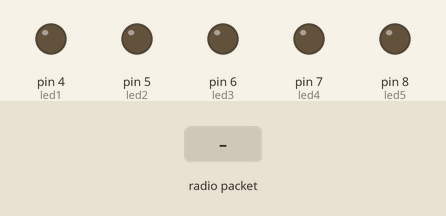
This sketch was run on a simulated Arduino Uno, built with avr-gcc and run on an emulated ATmega328P. Shown: output pins drawn as LEDs (lit = HIGH). Inputs (shaded band) come from the test bench. No radio packets arrive unless stated; what the sketch prints to the serial monitor is not drawn.

Above: at 1.2 s.
1.3 s: radio packet "1" arrives
At 2.0 s:
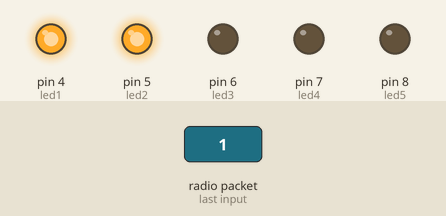
Timing chart, 0 to 4.3 s (numbered marks = the images above; inputs shaded):
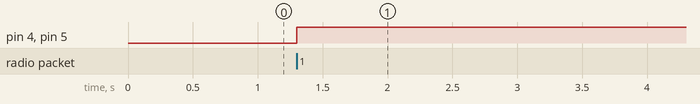

Measured:
- after the input at 1.3 s, pin 4 (led1), pin 5 (led2): LOW → HIGH at once

The sketch:

MainBS.ino
```cpp
#include <SPI.h>              // include libraries
#include <LoRa.h>

const int csPin = 10;          // LoRa radio chip select
const int resetPin = 9;       // LoRa radio reset
const int irqPin = 2;         // change for your board; must be a hardware interrupt pin
const int led1 = 4;
const int led2 = 5;
const int led3 = 6;
const int led4 = 7;
const int led5 = 8;
int node = 0;
bool recFlag = false;
String outgoing;              // outgoing message
String data;
byte msgCount = 0;            // count of outgoing messages
byte localAddress = 0xBB;     // address of this device
byte destination = 0xFF;      // destination to send to
long lastSendTime = 0;        // last send time
int interval = 2500;          // interval between sends
byte ackF = 0xF1;
byte NodeID[22] = {0x01, 0xA1, 0xA2, 0xA3, 0xA4, 0xA5, 0xA6, 0xA7, 0xA8, 0xAA, 0xAB, 0xAC, 0xAD, 0xAE, 0xAF, 0xB1, 0xB2, 0xB3, 0xB4, 0xB5, 0xB6, 0xB7};
bool sent = false;
bool waiting = false;


void setup() {
  Serial.begin(9600);                   // initialize serial
  pinMode(led1, OUTPUT);
  pinMode(led2, OUTPUT);
  pinMode(led3, OUTPUT);
  pinMode(led4, OUTPUT);
  pinMode(led5, OUTPUT);
  //while (!Serial);

  Serial.println("LoRa Duplex");

  // override the default CS, reset, and IRQ pins (optional)
  LoRa.setPins(csPin, resetPin, irqPin);// set CS, reset, IRQ pin

  if (!LoRa.begin(433E6)) {             // initialize ratio at 915 MHz
    Serial.println("LoRa init failed. Check your connections.");
    while (true);                       // if failed, do nothing
  }

  //Serial.println("LoRa init succeeded.");
}


void loop() {
  sendMessage(node);
  lastSendTime = millis();
  sent = true;
  while (sent) {
    onReceive(LoRa.parsePacket());

    if (millis() - lastSendTime > interval) {
      sent = false;

      Serial.println("wait for response over");
      break;

    }


  }
  node++;
  if (node > 18)node = 0;

}


void sendMessage(int swit) {
  LoRa.beginPacket();                   // start packet
  outgoing = "data";
  switch (swit) {
    case 0:    // your hand is on the sensor
      //Serial.println("Node A");
      data = "Node-A ";
      LoRa.write(NodeID[1]);
      break;
    case 1:    // your hand is close to the sensor
      // Serial.println("Node B");
      data = "Node-B ";
      LoRa.write(NodeID[2]);
      break;
    case 2:    // your hand is a few inches from the sensor
      // Serial.println("Node C");
      data = "Node-C ";
      LoRa.write(NodeID[3]);
      break;
    case 3:    // your hand is nowhere near the sensor
      //Serial.println("Node D");
      data = "Node-D ";
      LoRa.write(NodeID[4]);
      break;
    case 4:    // your hand is on the sensor
      //Serial.println("Node E");
      data = "Node-E ";
      LoRa.write(NodeID[5]);
      break;
    case 5:    // your hand is close to the sensor
      //Serial.println("Node F");
      data = "Node-F ";
      LoRa.write(NodeID[6]);
      break;
    case 6:    // your hand is a few inches from the sensor
      //Serial.println("Node G");
      data = "Node-G ";
      LoRa.write(NodeID[7]);
      break;
    case 7:    // your hand is nowhere near the sensor
      //Serial.println("Node H");
      data = "Node-H ";
      LoRa.write(NodeID[8]);
      break;
    case 8:    // your hand is on the sensor
      //Serial.println("Node I");
      data = "Node-I ";
      LoRa.write(NodeID[9]);
      break;
    case 9:    // your hand is close to the sensor
      //Serial.println("Node J");
      data = "Node-J ";
      LoRa.write(NodeID[10]);
      break;
    case 10:    // your hand is a few inches from the sensor
      //Serial.println("Node K");
      data = "Node-K ";
      LoRa.write(NodeID[11]);
      break;
    case 11:    // your hand is nowhere near the sensor
      //Serial.println("Node L");
      data = "Node-L ";
      LoRa.write(NodeID[12]);
      break;
    case 12:    // your hand is on the sensor
      //Serial.println("Node M");
      data = "Node-M ";
      LoRa.write(NodeID[13]);
      break;
    case 13:    // your hand is close to the sensor
      //Serial.println("Node N");
      data = "Node-N ";
      LoRa.write(NodeID[14]);
      break;
    case 14:    // your hand is a few inches from the sensor
      //Serial.println("Node O");
      data = "Node-O ";
      LoRa.write(NodeID[15]);
      break;
    case 15:    // your hand is nowhere near the sensor
      //Serial.println("Node P");
      data = "Node-P ";
      LoRa.write(NodeID[16]);
      break;
    case 16:    // your hand is on the sensor
      //Serial.println("Node Q");
      data = "Node-Q ";
      LoRa.write(NodeID[17]);
      break;
    case 17:    // your hand is close to the sensor
      //Serial.println("Node R");
      data = "Node-R ";
      LoRa.write(NodeID[18]);
      break;
    case 18:    // your hand is a few inches from the sensor
      //Serial.println("Node S");
      data = "Node-S ";
      LoRa.write(NodeID[19]);
      break;
    case 19:    // your hand is nowhere near the sensor
      //Serial.println("Node T");
      data = "Node-T ";
      LoRa.write(NodeID[20]);
      break;
    case 20:    // your hand is on the sensor
      //Serial.println("Node U");
      data = "Node-U ";
      LoRa.write(NodeID[21]);
      break;

  }
  //LoRa.write(destination);              // add destination address
  LoRa.write(localAddress);             // add sender address
  //LoRa.write(msgCount);                 // add message ID
  LoRa.write(outgoing.length());        // add payload length
  LoRa.print(outgoing);                 // add payload
  LoRa.endPacket();                     // finish packet and send it
  //msgCount++;                           // increment message ID
}


void Rssi() {
  int x = map(LoRa.packetRssi(), -25, -130, 255, 0);

  if (x > 204) {
    digitalWrite(led1, LOW);
    digitalWrite(led2, LOW);
    digitalWrite(led3, LOW);
    digitalWrite(led4, LOW);
    digitalWrite(led5, LOW);

  }
  else if ((x <= 204) && (x > 153)) {

    digitalWrite(led1, HIGH);
    digitalWrite(led2, LOW);
    digitalWrite(led3, LOW);
    digitalWrite(led4, LOW);
    digitalWrite(led5, LOW);

  }
  else if ((x <= 153) && (x > 102)) {

    digitalWrite(led1, HIGH);
    digitalWrite(led2, HIGH);
    digitalWrite(led3, LOW);
    digitalWrite(led4, LOW);
    digitalWrite(led5, LOW);

  }
  else if ((x <= 102) && (x > 51)) {

    digitalWrite(led1, HIGH);
    digitalWrite(led2, HIGH);
    digitalWrite(led3, HIGH);
    digitalWrite(led4, LOW);
    digitalWrite(led5, LOW);

  }
  else if (x <= 51) {

    digitalWrite(led1, HIGH);
    digitalWrite(led2, HIGH);
    digitalWrite(led3, HIGH);
    digitalWrite(led4, HIGH);
    digitalWrite(led5, LOW);

  }

}


void onReceive(int packetSize) {
  if (packetSize == 0) return;          // if there's no packet, return
  byte ack = LoRa.read();
  Rssi();
  if (ack == ackF) {
    // read packet header bytes:
    // Serial.println("Correct Node");
    int recipient = LoRa.read();          // recipient address
    byte sender = LoRa.read();            // sender address
    // byte incomingMsgId = LoRa.read();     // incoming msg ID
    byte incomingLength = LoRa.read();    // incoming msg length

    String incoming = "";

    while (LoRa.available()) {
      incoming += (char)LoRa.read();
    }

    if (incomingLength != incoming.length()) {   // check length for error
      Serial.println("error: message length does not match length");
      sent = false;
      return;
      // skip rest of function
    }
    data += incoming + " " + "Length " + String(incomingLength) + "RSSI " + String(LoRa.packetRssi());
    // if message is for this device, or broadcast, print details:
    //    Serial.println("Received from: 0x" + String(sender, HEX));
    //    Serial.println("Sent to: 0x" + String(recipient, HEX));
    //    Serial.println("Message length: " + String(incomingLength));
    //    Serial.println("Message: " + incoming);
    //    Serial.println("RSSI: " + String(LoRa.packetRssi()));
    //    Serial.println("Snr: " + String(LoRa.packetSnr()));

    Serial.println(data);
    delay(2000);
    sent = false;
    return;
  }
  else return;

}
```
